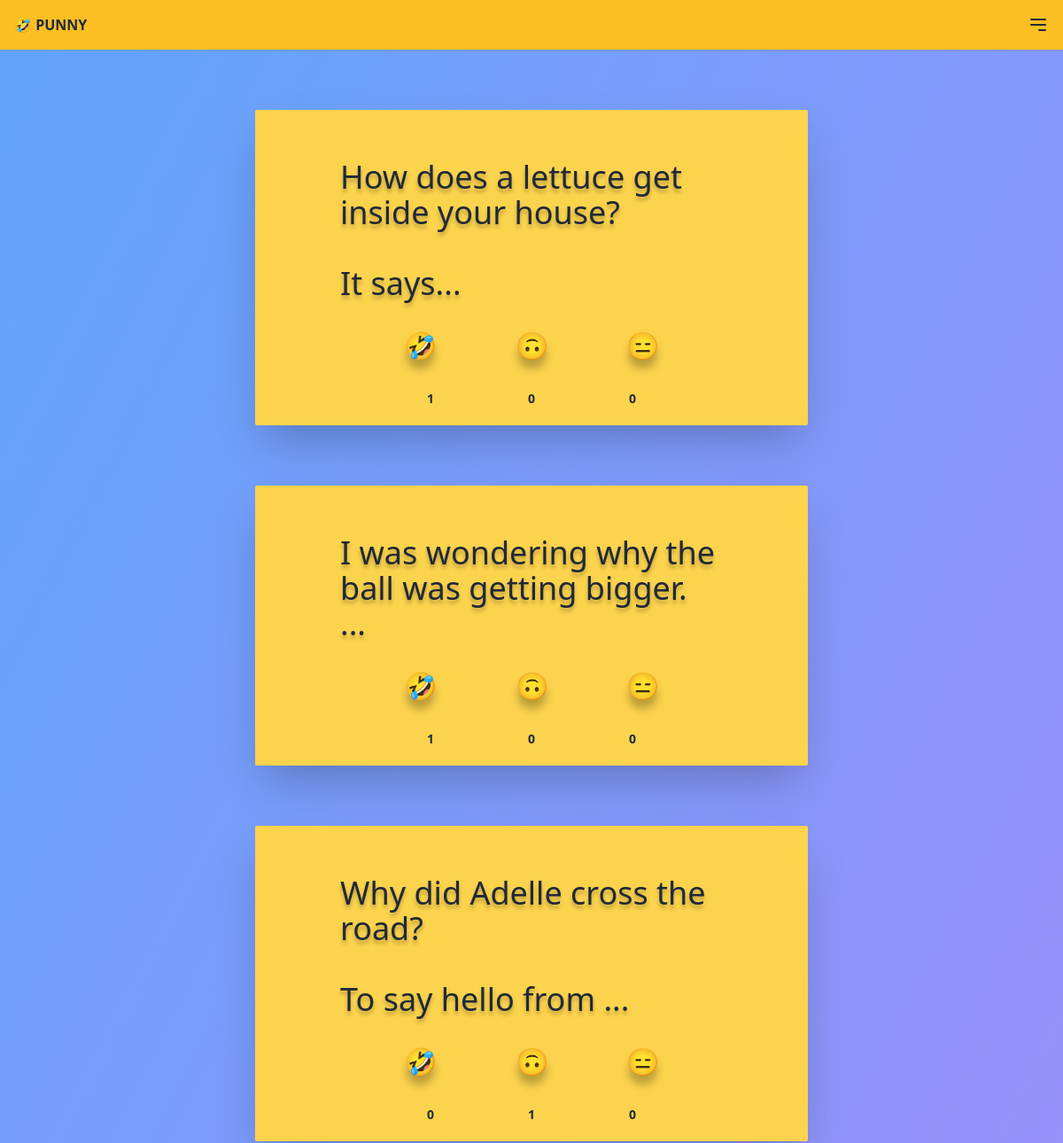
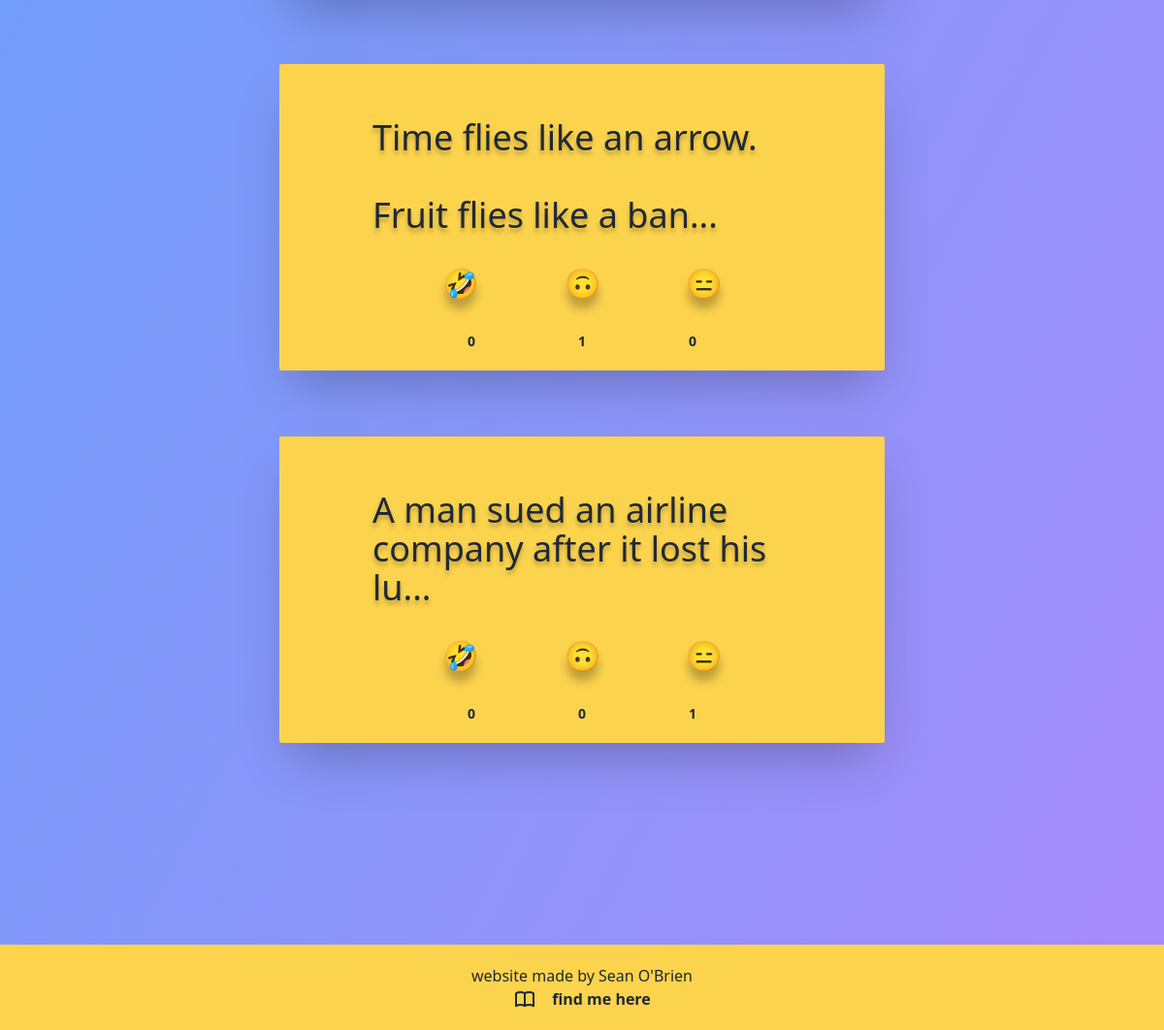
/search_results, run on the app's committed database (2 pictures, top to bottom).
### punnyWebapp/models.py (models this page shows, shortened)
class Pun(models.Model):
    id = models.UUIDField(primary_key=True, default=uuid.uuid4, editable=False, unique=True)
    pun_content = models.JSONField()
    pub_date = models.DateTimeField(auto_now=True)
    good_votes = models.IntegerField(default=0)
    ok_votes = models.IntegerField(default=0)
    bad_votes = models.IntegerField(default=0)
    score = models.IntegerField(default=0)

### punnyWebapp/views.py (the view, shortened to what this page needs)
# urls.py: path('search_results', views.search_results, name='search_results'),
def search_results(request):
    print("made it to the search results view")
    random_pun_object = choice(Pun.objects.all())
    query = request.GET.get("q", "")
    print("found query of...")
    print(query)
    if query == "":
        query_text = request.GET.get("query_text", "")
        print("-----------------------------------------------------------------")
        print("found query text of")
        print(query_text)
        print("-----------------------------------------------------------------")
    else:
        query_text = query[0]
        print("-----------------------------------------------------------------")
        print("found query text of")
        print(query_text)
        print("-----------------------------------------------------------------")
    if (request.method == 'GET'):
        result = Pun.objects.annotate(content=Cast('pun_content__content', models.TextField()),).filter(content__contains=query_text).order_by('-score')
        print("found results of the following:")
        print(result)
        if (len(result) > 0):
            for pun in result:
                ALLOWED_LENGTH_OF_PUN = 50
                pun.pun_shortened = (pun.pun_content["content"][:ALLOWED_LENGTH_OF_PUN] + '...') if len(pun.pun_content["content"]) > ALLOWED_LENGTH_OF_PUN else pun.pun_content["content"]
            p = Paginator(result, 5) # Show 10 results per page
            page_num = request.GET.get('page', 1)
            try:
                page = p.page(page_num)
            except EmptyPage:
                page = p.page(1)
            context = {
                "random_pun": random_pun_object,
                "puns": page,
                "search": True,
            }
            print("THIS SHOULD REDIRECT THE PAGE!")
            return render(request, 'punnyWebapp/search.html', context)
    context = {
        "random_pun": random_pun_object,
    }
    return render(request, 'punnyWebapp/home.html', context)

### punnyWebapp/templates/punnyWebapp/search.html (shortened to what this page needs)
{% load static %}
<!DOCTYPE html>
<html lang="en">
<head>
    <link rel="stylesheet" href="{% static 'punnyWebapp/styles.css' %}">
</head>
<body class="text-gray-800 dark:text-white font-roboto bg-contain bg-gradient-to-br to-purple-400 from-blue-400 dark:to-blue-800 dark:from-blue-900">
    <div>
        <div class="fixed w-full z-10 top-0 dark:text-yellow-400" x-data="{selected:null}">
            <nav class="flex justify-between bg-yellow-400 dark:bg-gray-800 shadow-sm">
                <div>
                    <h1 class="font-bold uppercase p-4">
                        <a href="{% url 'home' %}">🤣 Punny</a>
                    </h1>
                </div>
                <button class="mr-4" type="button" @click="selected !== 2 ? selected = 2 : selected = null" aria-label="menu">
                    <svg class="w-6 h-6" fill="none" stroke="currentColor" viewBox="0 0 24 24" xmlns="http://www.w3.org/2000/svg"><path stroke-linecap="round" stroke-linejoin="round" stroke-width="2" d="M4 6h16M4 12h16m-7 6h7"></path></svg>
                </button>
            </nav>
        </div>
        <div class="h-20"></div>
        <div class="fadeIn">
            {% for pun in puns %}
                <div class="p-4 md:mx-16 lg:mx-36">
                    <div class="px-2 py-2 mt-5 md:px-20 lg:px-32">
                        <a href="{{ pun.id }}" class="cursor-pointer">
                            <div class="bg-yellow-300 dark:bg-gray-800 px-10 lg:px-24 py-10 pb-5 rounded-sm shadow-2xl hover:bg-yellow-400 dark:hover:bg-gray-900 transform ease-in-out duration-500">
                                <p style="white-space: pre-wrap;" class="text-4xl text-shadow-md my-4">{{ pun.pun_shortened }}</p>
                                <div>
                                    <div class="flex justify-evenly mt-8 text-3xl">
                                        <div id="reviewButtonGood" class="text-shadow-lg px-10 sm:px-4">
                                            <span>🤣</span>
                                        </div>
                                        <div id="reviewButtonOk" class="text-shadow-lg px-10 sm:px-4">
                                            <span>🙃</span>
                                        </div>
                                        <div id="reviewButtonBad" class="text-shadow-lg px-10 sm:px-4">
                                            <span>😑</span>
                                        </div>
                                    </div>
                                </div>
                                <div>
                                    <div class="flex justify-evenly mt-8 text-sm z-10">
                                        <div class="px-12 sm:px-2">
                                            <span id="reviewButtonGood-value" class="font-bold">{{ pun.good_votes }}</span>
                                        </div>
                                        <div class="px-12 sm:px-2">
                                            <span id="reviewButtonOk-value" class="font-bold">{{ pun.ok_votes }}</span>
                                        </div>
                                        <div class="px-12 sm:px-2">
                                            <span id="reviewButtonBad-value" class="font-bold">{{ pun.bad_votes }}</span>
                                        </div>
                                    </div>
                                </div>
                            </div>
                        </a>
                    </div>
                </div>
            {% empty %}
                nothing to see here
            {% endfor %}
        </div>
    </div>
    {% if search %}
        <div class="p-4 md:mx-16 lg:mx-36">
            <div class="px-2 py-2 mt-5 md:px-20 lg:px-32">
                <div class="flex justify-center px-2 py-2 mt-5 md:px-10 lg:px-20">
                </div>
            </div>
        </div>
    {% endif %}
    <footer class="bg-yellow-300 dark:bg-gray-800 p-5 dark:text-yellow-400 mt-20">
        <h2 class="flex justify-center">website made by Sean O'Brien</h2>
        <div class="flex justify-center space-x-4">
            <h2 class="font-bold">
                <a class="cursor-pointer hover:underline" href="https://ohohohobrien.github.io/portfolio/" target="_blank">
                    find me here
                </a>
            </h2>
        </div>
    </footer>
</body>
</html>

### data on the page
Pun: pun_shortened "How does a lettuce get inside your house? It says...", good_votes "1", ok_votes "0", bad_votes "0"
Pun: pun_shortened "I was wondering why the ball was getting bigger. ...", good_votes "1", ok_votes "0", bad_votes "0"
Pun: pun_shortened "Why did Adelle cross the road? To say hello from ...", good_votes "0", ok_votes "1", bad_votes "0"
Pun: pun_shortened "Time flies like an arrow. Fruit flies like a ban...", good_votes "0", ok_votes "1", bad_votes "0"
Pun: pun_shortened "A man sued an airline company after it lost his lu...", good_votes "0", ok_votes "0", bad_votes "1"
